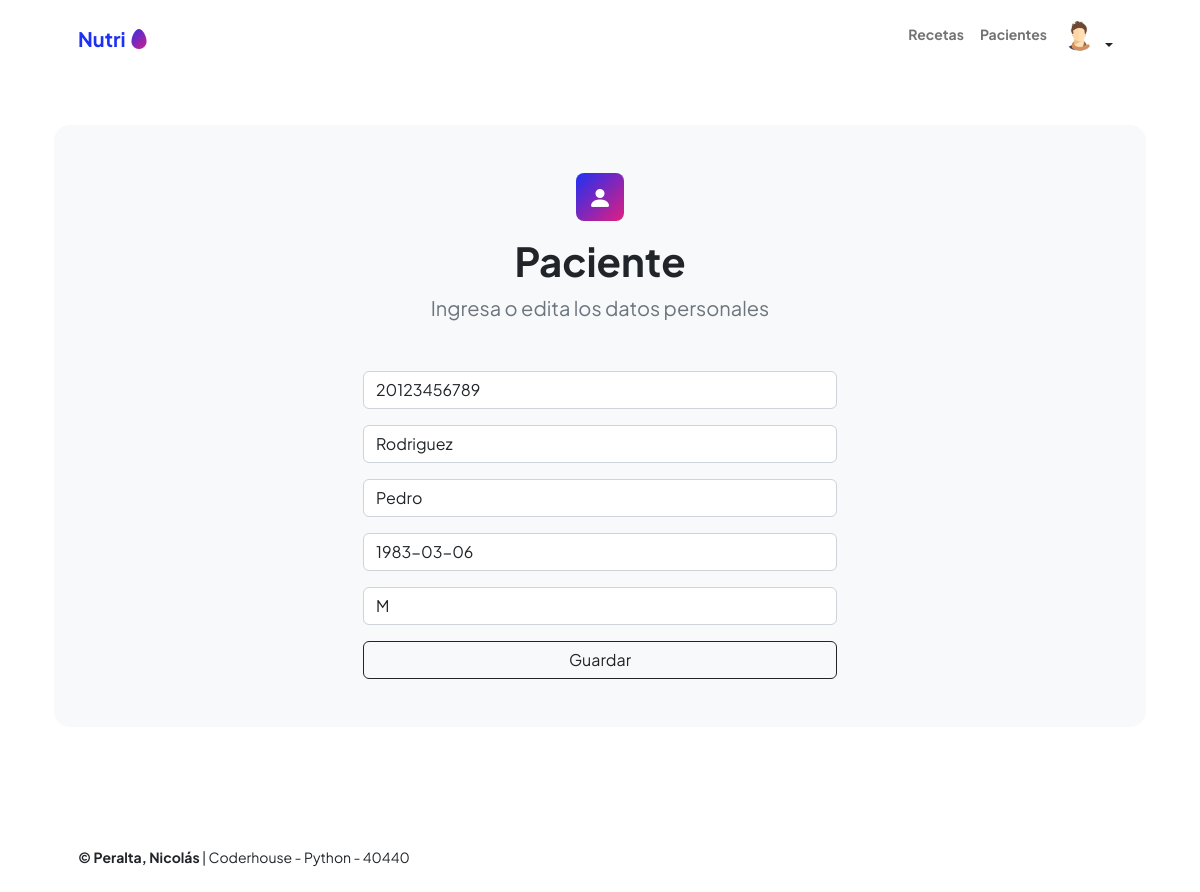
/pacientes-editar/20123456789/ (signed in), run on the app's committed database.
### pacientes/models.py (models this page shows, shortened)
class Avatar(models.Model):
   user = models.OneToOneField(User, on_delete=models.CASCADE, null=True)
   imagen = models.ImageField(upload_to='avatares', null=True, blank=True)

### agenda/models.py (models this page shows, shortened)
class pacientes(models.Model):
    cuil = models.CharField(max_length=11, primary_key=True)
    apellido = models.CharField(max_length=200)
    nombres = models.CharField(max_length=200)
    nacimiento = models.DateField(null=True)
    tipos_generos = [("M", "Masculino"), ("F", "Femenino"), ("X", "No binario / No responde")]
    genero=models.CharField(max_length=1, choices=tipos_generos)

### agenda/views.py (the view)
# urls.py: path('pacientes-editar/<int:pk>/', views.vista_pacientes_editar, name="pacientes_editar"),
@login_required
def vista_pacientes_editar(request, pk):
    paciente = pacientes.objects.get(cuil=pk)
    if request.method == "POST":
        formulario = form_pacientes(request.POST)
        if formulario.is_valid():
            data = formulario.cleaned_data
            paciente.cuil = data["cuil"]
            paciente.apellido = data["apellido"]
            paciente.nombres = data["nombres"]
            paciente.nacimiento = data["nacimiento"]
            paciente.genero = data["genero"]
            paciente.save()
            url_exitosa = reverse('pacientes')
            return redirect(url_exitosa)
    else:  # GET
        inicial = {
            'cuil': paciente.cuil,
            'apellido': paciente.apellido,
            'nombres': paciente.nombres,
            'nacimiento': paciente.nacimiento,
            'genero': paciente.genero,
        }
        formulario = form_pacientes(initial=inicial)
    return render(
        request=request,
        template_name='agenda/pacientes_agregar.html',
        context={'formulario': formulario},
    )

### agenda/forms.py
class form_pacientes(forms.Form):
    cuil = forms.CharField(required=True, max_length=11, label='', widget=forms.TextInput(attrs={'placeholder': 'Cuil','class':'form-control'}))
    apellido = forms.CharField(required=True, max_length=200, label='', widget=forms.TextInput(attrs={'placeholder': 'Apellido','class':'form-control'}))
    nombres = forms.CharField(required=True, max_length=200, label='', widget=forms.TextInput(attrs={'placeholder': 'Nombres','class':'form-control'}))
    nacimiento = forms.DateField(label='', widget=forms.TextInput(attrs={'placeholder': 'Fecha de Nacimiento','class':'form-control'}))
    genero = forms.CharField(max_length=1, label='', widget=forms.TextInput(attrs={'placeholder': 'Género','class':'form-control'}))

### agenda/templates/agenda/pacientes_agregar.html (shortened to what this page needs)
{% extends 'agenda/base.html' %}
  {% block contenido%}
<div class="bg-light rounded-4 py-5 px-4 px-md-5">
  <div class="text-center mb-5">
    <div class="feature bg-primary bg-gradient-primary-to-secondary text-white rounded-3 mb-3"><i class="bi bi-person-fill"></i></div>
        <h1 class="fw-bolder">Paciente</h1>
        <p class="lead fw-normal text-muted mb-0">Ingresa o edita los datos personales</p>
    </div>
  <div class="row gx-5 justify-content-center">
  <div class="col-lg-8 col-xl-6">
<form method="post">
  {{formulario.as_p}}
  <div class="d-grid">
    <input type = "submit" class="btn btn-outline-dark "  value = "Guardar" />
  </div>
</form>
  </div>
  </div>
  </div>
</div>
  {% endblock contenido%}

### agenda/templates/agenda/base.html (shortened to what this page needs)
{% load static %}
<!DOCTYPE html>
<html lang="en">
  <head>
    <link
      href="https://cdn.jsdelivr.net/npm/bootstrap-icons@1.8.1/font/bootstrap-icons.css"
      rel="stylesheet"
    />
    <link href="{% static 'css/styles.css' %}" rel="stylesheet" />
  </head>
  <body class="d-flex flex-column h-100">
    <main class="flex-shrink-0">
      <nav class="navbar navbar-expand-lg navbar-light bg-white py-3">
        <div class="container px-5">
          <a class="navbar-brand" href="{% url 'index' %}"
            ><span class="fw-bolder text-primary"
              >Nutri <i class="bi bi-egg-fill text-gradient"> </i></span
          ></a>
          <div class="collapse navbar-collapse" id="navbarSupportedContent">
            <ul class="navbar-nav ms-auto mb-2 mb-lg-0 small fw-bolder">
              <li class="nav-item">
                <a class="nav-link" href="{% url 'recetas' %}">Recetas</a>
              </li>
              <li class="nav-item">
                <a class="nav-link" href="{% url 'pacientes' %}">Pacientes</a>
              </li>
              {% if user.is_authenticated %}
              <div class="dropdown "  >
                <button
                  class="btn btn-ligth btn-sm dropdown-toggle "
                  type="button"
                  data-bs-toggle="dropdown"
                  aria-haspopup="true"
                  aria-expanded="false"
                >
                    <div style="display: inline-flex;">
                      {% if user.avatar.imagen.url %}
                            <img src="{{ user.avatar.imagen.url }}" style="width: 30px; height: 30px; border-radius: 50%; margin-right: 5px;">
                      {% else %}
                            <img src="{%static 'img/avatar_default.png'%}" style="width: 30px; height: 30px; border-radius: 50%; margin-right: 5px;">
                      {% endif %}
                    </div>
                </button>
                  {% endif %}
              </div>
            </ul>
          </div>
        </div>
      </nav>
      <header class="py-5">
        <div class="container px-5 pb-5">
          <div class="row gx-5 align-items-center">
            {% block contenido%} {% endblock contenido%}
          </div>
      </header>
    </main>
    <footer class="bg-white py-4 mt-auto">
      <div class="container px-5">
        <div
          class="row align-items-center justify-content-between flex-column flex-sm-row"
        >
          <div class="col-auto">
            <div class="small m-0">
              <b> &copy; Peralta, Nicolás</b> | Coderhouse - Python - 40440
            </div>
          </div>
        </div>
      </div>
    </footer>
  </body>
</html>

### data on the page
pacientes: cuil "20123456789", apellido "Rodriguez", nombres "Pedro", nacimiento "1983-03-06", genero "M"
